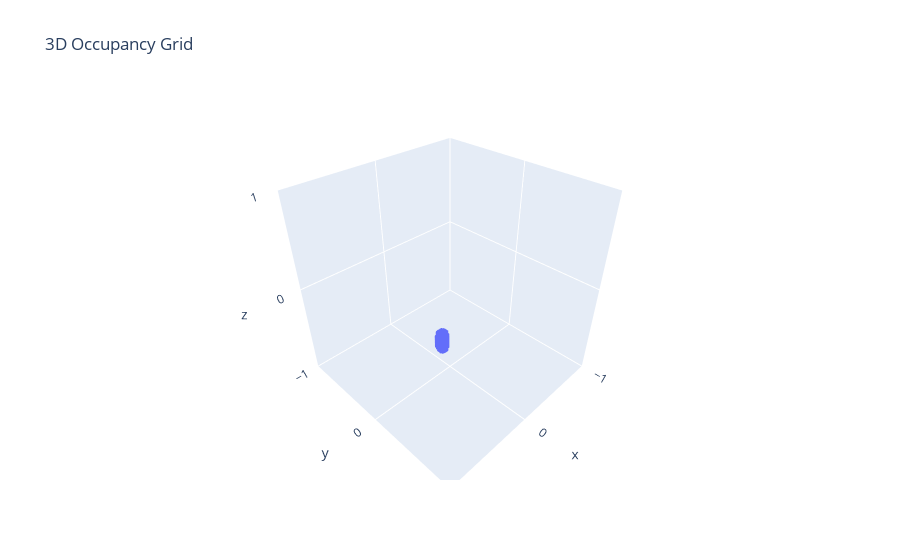

This figure's notebook cell:
### Code cell
# Load the occupancy data from the .npy file
occupancy_grid = np.load(os.path.join(directory, 'object_occupancy.npy'))
# occupancy_grid = np.load(r'G:\Mixed_Reality\mr_liuxin\nerfstudio\object_occupancy.npy')
#G:\Mixed_Reality\cs\object_occupancy.npy
# Get the dimensions of the grid
grid_size = occupancy_grid.shape[0]

# Generate grid coordinates
x, y, z = np.meshgrid(np.linspace(-1, 1, grid_size), 
                      np.linspace(-1, 1, grid_size), 
                      np.linspace(-1, 1, grid_size),
                      indexing='ij')

# Filter coordinates based on occupancy
occupied_x = x[occupancy_grid]
occupied_y = y[occupancy_grid]
occupied_z = z[occupancy_grid]
print(np.min(occupied_x), np.max(occupied_x))
print(np.min(occupied_y), np.max(occupied_y))
print(np.min(occupied_z), np.max(occupied_z))

# Create a 3D scatter plot
occupancy = go.Scatter3d(x=occupied_x, y=occupied_y, z=occupied_z, mode='markers', marker=dict(size=1))
fig = go.Figure(data=[occupancy])

# Update layout
fig.update_layout(
    title="3D Occupancy Grid",
    scene=dict(
        xaxis=dict(nticks=4, range=[-1, 1]),
        yaxis=dict(nticks=4, range=[-1, 1]),
        zaxis=dict(nticks=4, range=[-1, 1]),
        aspectratio=dict(x=1, y=1, z=1)
    )
)

# Show plot
fig.show()

### Figure 1 — Plotly figure (JSON) as saved in the notebook; plotly's stock layout.template omitted (floating-point values rounded to 4 significant figures; data arrays with more than 128 entries replaced by an {"elided": "..."} marker saying what was removed)
{"data": [{"marker": {"size": 1}, "mode": "markers", "type": "scatter3d", "x": {"elided": "786 float values"}, "y": {"elided": "786 float values"}, "z": {"elided": "786 float values"}}], "layout": {"scene": {"aspectratio": {"x": 1, "y": 1, "z": 1}, "xaxis": {"nticks": 4, "range": [-1, 1]}, "yaxis": {"nticks": 4, "range": [-1, 1]}, "zaxis": {"nticks": 4, "range": [-1, 1]}}, "title": {"text": "3D Occupancy Grid"}}}
